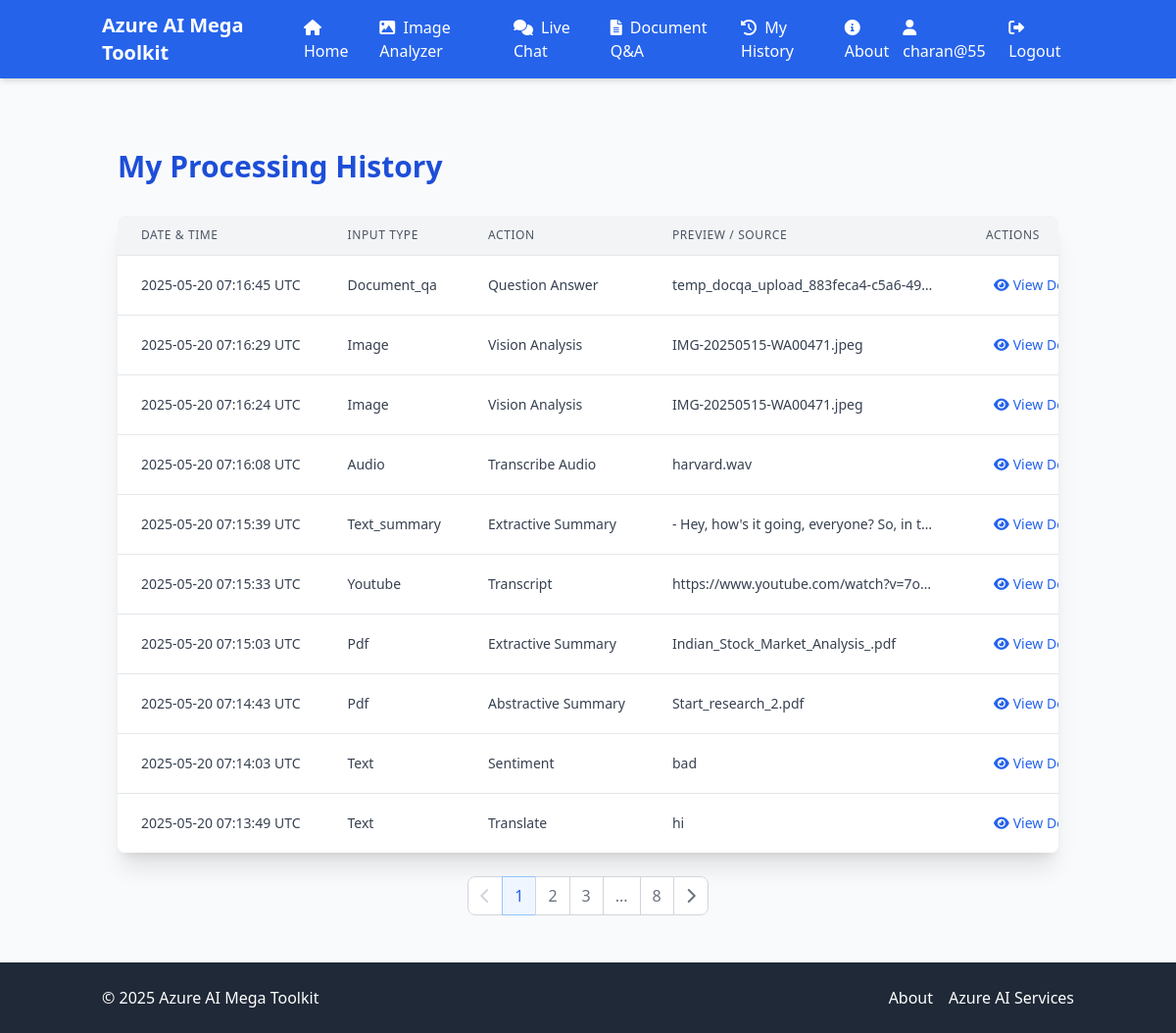
The page /my-summaries (signed in) on the database its author committed.
### app.py (models this page shows, shortened)
class User(UserMixin, db.Model):
    __tablename__ = 'user'
    id = db.Column(db.Integer, primary_key=True)
    username = db.Column(db.String(80), unique=True, nullable=False)
    password_hash = db.Column(db.String(256), nullable=False)
    summaries = db.relationship('Summary', backref='user', lazy='dynamic', cascade="all, delete-orphan")

class Summary(db.Model):
    __tablename__ = 'summary'
    id = db.Column(db.Integer, primary_key=True)
    input_type = db.Column(db.String(50), nullable=False)
    action_type = db.Column(db.String(50), nullable=False)
    original_content_preview = db.Column(db.Text, nullable=True)
    processed_content = db.Column(db.JSON, nullable=True)
    details_json = db.Column(db.JSON, nullable=True)
    timestamp = db.Column(db.DateTime, default=lambda: datetime.now(timezone.utc))
    user_id = db.Column(db.Integer, db.ForeignKey('user.id', ondelete='CASCADE'), nullable=False)
    def to_dict(self):
        return {'id': self.id, 'input_type': self.input_type, 'action_type': self.action_type,
                'original_content_preview': self.original_content_preview,
                'processed_content': self.processed_content, 'details_json': self.details_json,
                'timestamp': self.timestamp.isoformat() if self.timestamp else None, 'user_id': self.user_id}

### app.py (the view)
@app.route('/my-summaries')
@login_required
def my_summaries():
    page = request.args.get('page', 1, type=int); per_page = 10
    summaries_pagination_obj = db.session.query(Summary).filter_by(user_id=current_user.id)\
        .order_by(Summary.timestamp.desc()).paginate(page=page, per_page=per_page, error_out=False)
    summaries_list_for_json = []
    if summaries_pagination_obj:
        summaries_list_for_json = [s.to_dict() for s in summaries_pagination_obj.items]
    try:
        summaries_json_str = json.dumps(summaries_list_for_json)
    except TypeError as e:
        logger.error(f"Error serializing summaries for my_summaries page: {e}", exc_info=True)
        summaries_json_str = "[]"
    return render_template('my_summaries.html', summaries=summaries_pagination_obj, summaries_json=summaries_json_str)

### app.py (called while the page is built)
@login_manager.user_loader
def load_user(user_id: str) -> Optional[User]:
    try: return db.session.get(User, int(user_id))
    except Exception as e: logger.error(f"Failed to load user by ID: {user_id}", exc_info=True); return None

@app.context_processor
def inject_current_year(): return {'current_year': datetime.now(timezone.utc).year}

### templates/my_summaries.html (shortened to what this page needs)
{% extends "base.html" %}
{% block content %}
<div class="max-w-6xl mx-auto px-4 py-8">
    <div class="flex justify-between items-center mb-8">
        <h1 class="text-3xl font-bold text-blue-700">My Processing History</h1>
    </div>
    {% if summaries and summaries.items %}
    <div class="bg-white shadow-xl rounded-lg overflow-hidden">
        <div class="overflow-x-auto">
            <table class="min-w-full divide-y divide-gray-200">
                <thead class="bg-gray-100">
                    <tr>
                        <th scope="col" class="px-6 py-3 text-left text-xs font-medium text-gray-600 uppercase tracking-wider">
                            Date & Time
                        </th>
                        <th scope="col" class="px-6 py-3 text-left text-xs font-medium text-gray-600 uppercase tracking-wider">
                            Input Type
                        </th>
                        <th scope="col" class="px-6 py-3 text-left text-xs font-medium text-gray-600 uppercase tracking-wider">
                            Action
                        </th>
                        <th scope="col" class="px-6 py-3 text-left text-xs font-medium text-gray-600 uppercase tracking-wider">
                            Preview / Source
                        </th>
                        <th scope="col" class="px-6 py-3 text-left text-xs font-medium text-gray-600 uppercase tracking-wider">
                            Actions
                        </th>
                    </tr>
                </thead>
                <tbody class="bg-white divide-y divide-gray-200">
                    {% for summary_item in summaries.items %}
                    <tr class="hover:bg-gray-50 transition-colors duration-150">
                        <td class="px-6 py-4 whitespace-nowrap text-sm text-gray-700">
                            {{ summary_item.timestamp.strftime('%Y-%m-%d %H:%M:%S') if summary_item.timestamp else 'N/A' }} UTC
                        </td>
                        <td class="px-6 py-4 whitespace-nowrap text-sm text-gray-700">
                            {{ summary_item.input_type | default('N/A') | capitalize }}
                        </td>
                        <td class="px-6 py-4 whitespace-nowrap text-sm text-gray-700">
                            {{ summary_item.action_type.replace('_', ' ') | default('N/A') | title }}
                        </td>
                        <td class="px-6 py-4 text-sm text-gray-700 max-w-xs truncate" title="{{ summary_item.original_content_preview | default('') | escape }}">
                            {{ summary_item.original_content_preview | default('N/A') | truncate(80, True) | escape }}
                        </td>
                        <td class="px-6 py-4 whitespace-nowrap text-sm font-medium">
                            <button onclick="showSummaryDetailsModal({{ summary_item.id }})" class="text-blue-600 hover:text-blue-800 transition-colors duration-150 mr-3 focus:outline-none focus:ring-2 focus:ring-blue-500 rounded px-2 py-1">
                                <i class="fas fa-eye mr-1"></i>View Details
                            </button>
                        </td>
                    </tr>
                    {% endfor %}
                </tbody>
            </table>
        </div>
    </div>
    {% if summaries.pages > 1 %}
    <nav class="mt-8 flex justify-center" aria-label="Pagination">
        <ul class="inline-flex items-center -space-x-px">
            {% if summaries.has_prev %}
            <li>
                <a href="{{ url_for('my_summaries', page=summaries.prev_num) }}"
                   class="py-2 px-3 ml-0 leading-tight text-gray-500 bg-white rounded-l-lg border border-gray-300 hover:bg-gray-100 hover:text-gray-700">
                    <span class="sr-only">Previous</span>
                    <i class="fas fa-chevron-left"></i>
                </a>
            </li>
            {% else %}
            <li>
                <span class="py-2 px-3 ml-0 leading-tight text-gray-300 bg-white rounded-l-lg border border-gray-300 cursor-not-allowed">
                    <i class="fas fa-chevron-left"></i>
                </span>
            </li>
            {% endif %}
            {% for page_num in summaries.iter_pages(left_edge=1, right_edge=1, left_current=2, right_current=2) %}
                {% if page_num %}
                    {% if summaries.page == page_num %}
                    <li>
                        <a href="#" aria-current="page"
                           class="py-2 px-3 leading-tight text-blue-600 bg-blue-50 border border-blue-300 hover:bg-blue-100 hover:text-blue-700 z-10">
                            {{ page_num }}
                        </a>
                    </li>
                    {% else %}
                    <li>
                        <a href="{{ url_for('my_summaries', page=page_num) }}"
                           class="py-2 px-3 leading-tight text-gray-500 bg-white border border-gray-300 hover:bg-gray-100 hover:text-gray-700">
                            {{ page_num }}
                        </a>
                    </li>
                    {% endif %}
                {% else %}
                    {% if loop.revindex0 != 0 and loop.index0 != 0 %}
                        <li>
                            <span class="py-2 px-3 leading-tight text-gray-500 bg-white border border-gray-300">...</span>
                        </li>
                    {% endif %}
                {% endif %}
            {% endfor %}
            {% if summaries.has_next %}
            <li>
                <a href="{{ url_for('my_summaries', page=summaries.next_num) }}"
                   class="py-2 px-3 leading-tight text-gray-500 bg-white rounded-r-lg border border-gray-300 hover:bg-gray-100 hover:text-gray-700">
                    <i class="fas fa-chevron-right"></i>
                </a>
            </li>
            {% endif %}
        </ul>
    </nav>
    {% endif %}
    {% endif %}
</div>
{% endblock %}

### templates/base.html (shortened to what this page needs)
<!DOCTYPE html>
<html lang="en">
<head>
    <script src="https://cdn.tailwindcss.com"></script>
    <link rel="stylesheet" href="https://cdnjs.cloudflare.com/ajax/libs/font-awesome/6.0.0-beta3/css/all.min.css">
    <link rel="stylesheet" href="{{ url_for('static', filename='style.css') }}">
</head>
<body class="bg-gray-50 min-h-screen flex flex-col">
    <nav class="bg-blue-600 text-white shadow-md">
        <div class="container mx-auto px-4 py-3">
            <div class="flex justify-between items-center">
                <div class="flex items-center space-x-4">
                    <a href="{{ url_for('index') }}" class="text-xl font-bold">Azure AI Mega Toolkit</a>
                    <div class="hidden md:flex space-x-4">
                        <a href="{{ url_for('index') }}" class="hover:text-blue-200 transition">
                            <i class="fas fa-home mr-1"></i> Home
                        </a>
                        {% if current_user.is_authenticated %}
                        <a href="{{ url_for('image_analyzer_page') }}" class="hover:text-blue-200 transition">
                            <i class="fas fa-image mr-1"></i> Image Analyzer
                        </a>
                        <a href="{{ url_for('live_chat_page') }}" class="hover:text-blue-200 transition">
                            <i class="fas fa-comments mr-1"></i> Live Chat
                        </a>
                        <a href="{{ url_for('doc_qa_page') }}" class="hover:text-blue-200 transition">
                            <i class="fas fa-file-alt mr-1"></i> Document Q&A
                        </a>
                        <a href="{{ url_for('my_summaries') }}" class="hover:text-blue-200 transition">
                            <i class="fas fa-history mr-1"></i> My History
                        </a>
                        {% endif %}
                        <a href="{{ url_for('about') }}" class="hover:text-blue-200 transition">
                            <i class="fas fa-info-circle mr-1"></i> About
                        </a>
                    </div>
                </div>
                <div class="flex items-center space-x-4">
                    {% if current_user.is_authenticated %}
                    <span class="hidden md:inline">
                        <i class="fas fa-user mr-1"></i> {{ current_user.username }}
                    </span>
                    <a href="{{ url_for('logout') }}" class="hover:text-blue-200 transition">
                        <i class="fas fa-sign-out-alt mr-1"></i> Logout
                    </a>
                    {% endif %}
                </div>
            </div>
        </div>
    </nav>
    <div class="container mx-auto px-4 py-2">
    </div>
    <main class="container mx-auto px-4 py-6 flex-grow">
        {% block content %}{% endblock %}
    </main>
    <footer class="bg-gray-800 text-white py-6">
        <div class="container mx-auto px-4">
            <div class="flex flex-col md:flex-row justify-between items-center">
                <div class="mb-4 md:mb-0">
                    <p>&copy; {{ current_year }} Azure AI Mega Toolkit</p>
                </div>
                <div class="flex space-x-4">
                    <a href="{{ url_for('about') }}" class="hover:text-blue-300 transition">About</a>
                    <a href="https://azure.microsoft.com/services/cognitive-services/" target="_blank" class="hover:text-blue-300 transition">Azure AI Services</a>
                </div>
            </div>
        </div>
    </footer>
</body>
</html>

### rows shown on the page
User: username "charan@55"
Summary: timestamp "2025-05-20 07:16:45", input_type "Document_qa", action_type.replace "Question Answer", original_content_preview "temp_docqa_upload_883feca4-c5a6-49…"
Summary: timestamp "2025-05-20 07:16:29", input_type "Image", action_type.replace "Vision Analysis", original_content_preview "IMG-20250515-WA00471.jpeg"
Summary: timestamp "2025-05-20 07:16:24", input_type "Image", action_type.replace "Vision Analysis", original_content_preview "IMG-20250515-WA00471.jpeg"
Summary: timestamp "2025-05-20 07:16:08", input_type "Audio", action_type.replace "Transcribe Audio", original_content_preview "harvard.wav"
Summary: timestamp "2025-05-20 07:15:39", input_type "Text_summary", action_type.replace "Extractive Summary", original_content_preview "- Hey, how's it going, everyone? So, in t…"
Summary: timestamp "2025-05-20 07:15:33", input_type "Youtube", action_type.replace "Transcript", original_content_preview "https://www.youtube.com/watch?v=7o…"
Summary: timestamp "2025-05-20 07:15:03", input_type "Pdf", action_type.replace "Extractive Summary", original_content_preview "Indian_Stock_Market_Analysis_.pdf"
Summary: timestamp "2025-05-20 07:14:43", input_type "Pdf", action_type.replace "Abstractive Summary", original_content_preview "Start_research_2.pdf"
Summary: timestamp "2025-05-20 07:14:03", input_type "Text", action_type.replace "Sentiment", original_content_preview "bad"
Summary: timestamp "2025-05-20 07:13:49", input_type "Text", action_type.replace "Translate", original_content_preview "hi"

### other values the page prints
{{ page_num }} "1"
{{ page_num }} "2" "3" "8"
